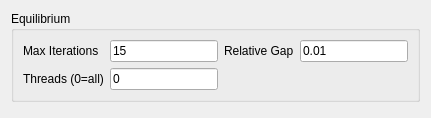
            <widget class="QWidget" name="page_STA_Equil">
             <attribute name="title">
              <string>Equilibrium</string>
             </attribute>
             <layout class="QVBoxLayout" name="page_STA_EquilLayout">
              <item>
               <widget class="QGroupBox" name="groupBox_StaEquil">
                <property name="title">
                 <string>Equilibrium</string>
                </property>
                <layout class="QGridLayout" name="gridLayout_staeq">
                 <item row="0" column="0" rowspan="1" colspan="1">
                  <widget class="QLabel" name="label_staIters">
                   <property name="text">
                    <string>Max Iterations</string>
                   </property>
                  </widget>
                 </item>
                 <item row="0" column="1" rowspan="1" colspan="1">
                  <widget class="QLineEdit" name="lineEdit_StaIters">
                   <property name="text">
                    <string>15</string>
                   </property>
                  </widget>
                 </item>
                 <item row="0" column="2" rowspan="1" colspan="1">
                  <widget class="QLabel" name="label_staGap">
                   <property name="text">
                    <string>Relative Gap</string>
                   </property>
                  </widget>
                 </item>
                 <item row="0" column="3" rowspan="1" colspan="1">
                  <widget class="QLineEdit" name="lineEdit_StaGap">
                   <property name="text">
                    <string>0.01</string>
                   </property>
                  </widget>
                 </item>
                 <item row="1" column="0" rowspan="1" colspan="1">
                  <widget class="QLabel" name="label_staThreads">
                   <property name="text">
                    <string>Threads (0=all)</string>
                   </property>
                  </widget>
                 </item>
                 <item row="1" column="1" rowspan="1" colspan="1">
                  <widget class="QLineEdit" name="lineEdit_StaThreads">
                   <property name="text">
                    <string>0</string>
                   </property>
                  </widget>
                 </item>
                </layout>
               </widget>
              </item>
              <item>
               <spacer name="page_STA_EquilSpacer">
                <property name="orientation">
                 <enum>Qt::Vertical</enum>
                </property>
                <property name="sizeHint" stdset="0">
                 <size>
                  <width>20</width>
                  <height>5</height>
                 </size>
                </property>
               </spacer>
              </item>
             </layout>
            </widget>
